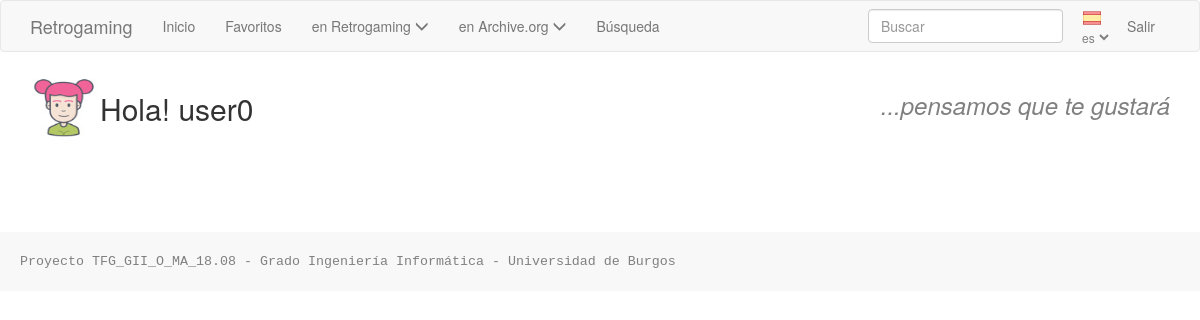
/index2 (signed in), run on the app's committed database.
### app/models.py (models this page shows, shortened)
class User(UserMixin, db.Model):
    id = db.Column(db.Integer, primary_key=True)
    username = db.Column(db.String(64), index=True, unique=True)
    email = db.Column(db.String(120), index=True, unique=True)
    avatar = db.Column(db.String(30))
    password_hash = db.Column(db.String(128))

### app/routes.py (the view)
@app.route('/index2', methods=['GET', 'POST'])
@login_required
def index2():
	txt = control_lenguaje(request.args,'index')
	jg_ifrm = control_parametros(request.args)
	texto = txt['pg_ind_text']
	return render_template('index.html', txt=txt, title='Home', selecciones=selec, texto_cab=texto, jg_ifrm=jg_ifrm)

### app/internalizacion/lenguajes.py (called while the page is built)
def carga_dicc_lenguaje(lenguaje):
	dicc_total = crea_dicc_lenguajes()
	return dicc_total[lenguaje]

### app/models.py (called while the page is built)
@login.user_loader
def load_user(id):
    return User.query.get(int(id))

### app/routes.py (called while the page is built, shortened)
def control_parametros(param):
	global selec
	jg_ifrm = None
	return jg_ifrm

def control_lenguaje(param, origen=None):
	global selec
	if not 'lenguaje' in session:
		session['lenguaje'] = 'es'
	return carga_dicc_lenguaje(session['lenguaje'])

### app/templates/index.html (shortened to what this page needs)
{% extends "base.html" %}
{% block menu %}
	{% include 'menu.html' %}
{% endblock %}
{% block app_content %}
	<div style="height:70px">
		<div style="float:left"><img src="{{url_for('static', filename="avatares/" + current_user.avatar + ".png")}}" width="70" height="70" alt="user avatar"/></div>
		<div style="float:left"> <h2>{{ txt['saludo'] }} {{ current_user.username }}</h2> </div>
		<div style="float:right; color:gray"> <h3><i> {{ texto_cab }} </i></h3> </div>
    </div>
{% endblock %}

### app/templates/base.html (shortened to what this page needs)
{% extends 'bootstrap/base.html' %}
{% block content %}
	{% block menu %}
 	{% endblock %}
    <div class="container">
        {% block app_content %}
		{% endblock %}
    </div>
	<footer style = "background-color: #f8f8f8; color:gray; margin-top:50px; padding: 20px; font-family:Courier; font-size:10pt">
		Proyecto TFG_GII_O_MA_18.08   -   Grado Ingeniería Informática   -   Universidad de Burgos
	</footer>
{% endblock %}

### app/templates/menu.html (shortened to what this page needs)
    <nav class="navbar navbar-default">
        <div class="container">
            <div class="navbar-header">
                <a class="navbar-brand" href="{{ url_for('index') }}">Retrogaming</a>
            </div>
            <div class="collapse navbar-collapse" id="bs-example-navbar-collapse-1">
                <ul class="nav navbar-nav">
                    {% if current_user.is_anonymous %}
                    <li><a href="{{ url_for('index') }}"> {{ txt['menu_inicio'] }}  </a></li>
                    {% else %}
                    <li><a href="{{ url_for('index') }}"> {{ txt['menu_inicio'] }} </a></li>
					<li><a href="{{ url_for('favoritos') }}"> {{ txt['menu_favoritos'] }} </a></li>
					<li class="nav-item dropdown">
						<a class="nav-link dropdown-toggle" href="#" id="navbarDropdownMenuLink1" data-toggle="dropdown" aria-haspopup="true" aria-expanded="false">
						  {{ txt['menu_en_retrogaming'] }}  <span class="glyphicon glyphicon-menu-down" aria-hidden="true"></span>
						</a>
					</li>
					<li class="nav-item dropdown">
						<a class="nav-link dropdown-toggle" href="#" id="navbarDropdownMenuLink2" data-toggle="dropdown" aria-haspopup="true" aria-expanded="false">
						  {{ txt['menu_en_archive'] }}  <span class="glyphicon glyphicon-menu-down" aria-hidden="true"></span>
						</a>
					</li>
					<li><a href="{{ url_for('busqueda_avanzada') }}">{{ txt['menu_busq_avan'] }}</a></li>
                    {% endif %}
                </ul>
                <ul class="nav navbar-nav navbar-right">
                    {% if current_user.is_anonymous %}
					<li>
						<img id="img_bandera" style="margin-top:5px; margin-left:5px; height:18px" src="{{url_for('static', filename="avatares/circulo.png")}}" alt="bandera"/>
						<form name="lenguaje" id="form_lenguaje1" acction="" method="GET">
							<select  onchange="this.form.submit()" name="leng_cambio" id="leng_cambio" style="font-size:12px; color:gray; background-color: #f8f8f8; border:none">
								<option {% if session['lenguaje'] == 'es' %} selected {%endif%} value="es">es</option>
								<option {% if session['lenguaje'] == 'en' %} selected {%endif%} value="en">en</option>
								<option {% if session['lenguaje'] == 'fr' %} selected {%endif%} value="fr">fr</option>
								<option {% if session['lenguaje'] == 'rm' %} selected {%endif%} value="rm">rm</option>
							</select>
						</form>
					</li>
                    <li><a href="{{ url_for('login') }}">{{ txt['menu_login'] }}</a></li>
                    {% else %}
					<li>
						<form class="navbar-form navbar-left" method="get" action="{{ url_for('busqueda') }}">
							<input class="form-control mr-sm-2" placeholder={{ txt['menu_busqueda'] }} type="text" name="q" id="q">
						</form>
					</li>
					<li>
						<img id="img_bandera" style="margin-top:8px; margin-left:5px; height:18px" src="{{url_for('static', filename="avatares/circulo.png")}}" alt="bandera"/>
						<form name="lenguaje" id="form_lenguaje1" acction="" method="GET">
							<select  onchange="this.form.submit()" name="leng_cambio" id="leng_cambio" style="font-size:12px; color:gray; background-color: #f8f8f8; border:none">
								<option {% if session['lenguaje'] == 'es' %} selected {%endif%} value="es">es</option>
							</select>
						</form>
					</li>
					<li><a href="{{ url_for('logout') }}">{{ txt['menu_logout'] }}</a></li>
                    {% endif %}
                </ul>
            </div>
        </div>
    </nav>

### data on the page
User: avatar (picture), username "user0"

### other printed values
{{ txt['menu_inicio'] }} "Inicio"
{{ txt['menu_favoritos'] }} "Favoritos"
{{ txt['menu_en_retrogaming'] }} "en Retrogaming"
{{ txt['menu_en_archive'] }} "en Archive.org"
{{ txt['menu_busq_avan'] }} "Búsqueda"
{{ txt['menu_logout'] }} "Salir"
{{ txt['saludo'] }} "Hola!"
{{ texto_cab }} "...pensamos que te gustará"
